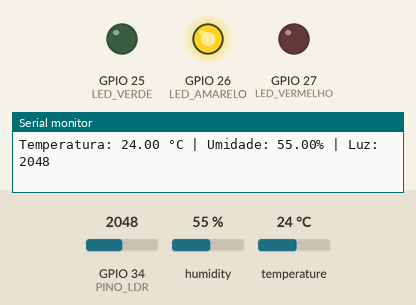
Simulated run of this sketch. Board: ESP32. Shown: output pins drawn as LEDs (lit = HIGH), the last lines printed to the serial monitor. Inputs (shaded band) come from the test bench; at power-on: humidity 55 %, temperature 24 °C, GPIO 34 (PINO_LDR) = 2048.

Above: at 2.8 s.
2.9 s: humidity set to 41 %
5.6 s: humidity set to 38 %
At 6.4 s:
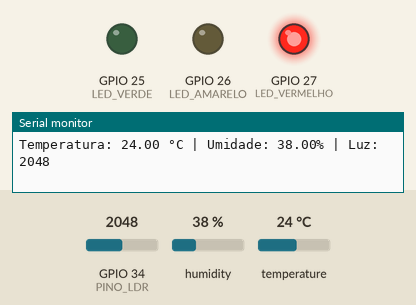
8.3 s: humidity set to 40 %
At 11.1 s:
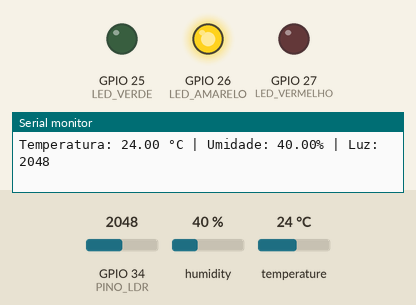
11.5 s: temperature set to 22.5 °C
At 12.8 s:
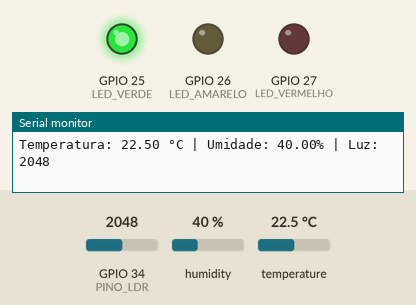
14.2 s: humidity set to 22 %
At 16.3 s:
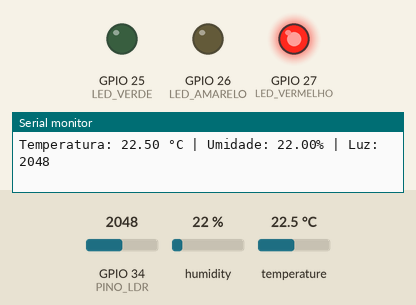
Timing chart, 0 to 17.8 s (numbered marks = the images above; inputs shaded):
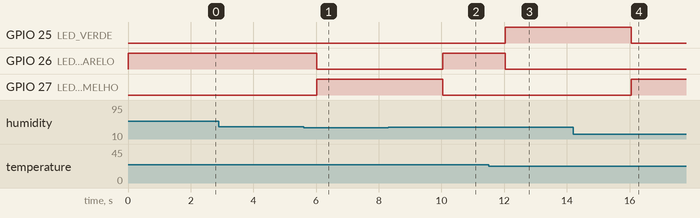

The sketch:

smartdesk.ino
```cpp
/*
  Projeto: SmartDesk — Monitoramento de Ambiente de Trabalho
  Descrição: Monitora temperatura, umidade e luminosidade, acendendo LEDs
              para indicar se o ambiente está confortável, de atenção ou ruim.
  Integrantes:
    - Breno Henrique Bortoloti (RM562856)
    - Pedro Cunha Coutinho (RM562191)
    - Pedro Henrique dos Santos (RM564188)
  Disciplina: Edge Computing & Computer Systems — FIAP 2025
*/

#include <DHT.h>

// As bibliotecas que seriam usadas em um ambiente real seriam:
// #include <WiFi.h>
// #include <PubSubClient.h>  // Para MQTT
// ou, para HTTP:
// #include <HTTPClient.h>

// ----- Configuração de Rede (Simulada) -----
// const char* ssid = "RedeWiFi";
// const char* password = "SenhaWiFi";
// const char* mqtt_server = "broker.hivemq.com";


// Definindo os pinos dos componentes
#define PINO_DHT 15
#define TIPO_DHT DHT22
#define PINO_LDR 34
#define LED_VERDE 25
#define LED_AMARELO 26
#define LED_VERMELHO 27

// Criando o sensor DHT
DHT sensorDHT(PINO_DHT, TIPO_DHT);

void setup() {
  Serial.begin(115200); // Inicia o monitor serial
  sensorDHT.begin(); // Inicia o sensor de temperatura e umidade

  // Define os pinos dos LEDs como saída
  pinMode(LED_VERDE, OUTPUT);
  pinMode(LED_AMARELO, OUTPUT);
  pinMode(LED_VERMELHO, OUTPUT);

  Serial.println("Sistema SmartDesk iniciado!");

  // ----- Conexão Wi-Fi (Simulada) -----
  // Serial.println("Conectando ao Wi-Fi...");
  // WiFi.begin(ssid, password);
  // while (WiFi.status() != WL_CONNECTED) {
  //   delay(500);
  //   Serial.print(".");
  // }
  // Serial.println("\nWi-Fi conectado!");

  // ----- Configuração MQTT (Simulada) -----
  // client.setServer(mqtt_server, 1883);
  // client.connect("SmartDeskClient");
}

void loop() {
  // Lê os dados do sensor DHT
  float temperatura = sensorDHT.readTemperature();
  float umidade = sensorDHT.readHumidity();
  int luz = analogRead(PINO_LDR);

  // Mostra os dados no monitor serial
  Serial.print("Temperatura: ");
  Serial.print(temperatura);
  Serial.print(" °C | Umidade: ");
  Serial.print(umidade);
  Serial.print("% | Luz: ");
  Serial.println(luz);

    // ----- Envio MQTT / HTTP (Simulado) -----
  // Aqui o ESP32 enviaria os dados para a nuvem.
  // Exemplo via MQTT:
  // String payload = String("{\"temperatura\":") + temperatura +
  //                 ",\"umidade\":" + umidade +
  //                 ",\"luz\":" + luz + "}";
  // client.publish("smartdesk/dados", payload.c_str());

  // Exemplo via HTTP:
  // HTTPClient http;
  // http.begin("https://api.smartdesk.io/data");
  // http.addHeader("Content-Type", "application/json");
  // int httpResponseCode = http.POST(payload);
  // http.end();


  // Lógica para acender os LEDs de acordo com as condições do ambiente
  if (temperatura > 26 || umidade < 40 || luz < 500) {
    // Ambiente ruim
    digitalWrite(LED_VERMELHO, HIGH);
    digitalWrite(LED_AMARELO, LOW);
    digitalWrite(LED_VERDE, LOW);
  }
  else if (temperatura > 23 || luz < 800) {
    // Ambiente mais ou menos
    digitalWrite(LED_AMARELO, HIGH);
    digitalWrite(LED_VERMELHO, LOW);
    digitalWrite(LED_VERDE, LOW);
  }
  else {
    // Ambiente ideal
    digitalWrite(LED_VERDE, HIGH);
    digitalWrite(LED_AMARELO, LOW);
    digitalWrite(LED_VERMELHO, LOW);
  }

  delay(2000); // Espera 2 segundos antes de fazer nova leitura
}

// ----- Observação -----
// Este projeto foi desenvolvido e testado no simulador Wokwi.
// O envio MQTT/HTTP está descrito apenas de forma conceitual,
// já que o ambiente de simulação não permite comunicação real com a internet.
// Em um dispositivo físico, bastaria descomentar os blocos de código
// e configurar as credenciais corretas.
```

Measured:
- the behaviour switches between 40 and 39 % on humidity (found by bisection; images 0 and 1)
- the behaviour switches between 23.1 and 23 °C on temperature (found by bisection; images 2 and 3)
- after the input at 5.6 s, GPIO 26 (LED_AMARELO): HIGH → LOW after 0.42 s; GPIO 27 (LED_VERMELHO): LOW → HIGH after 0.42 s
- after the input at 8.3 s, GPIO 26 (LED_AMARELO): LOW → HIGH after 1.7 s; GPIO 27 (LED_VERMELHO): HIGH → LOW after 1.7 s
- after the input at 11.5 s, GPIO 25 (LED_VERDE): LOW → HIGH after 0.54 s; GPIO 26 (LED_AMARELO): HIGH → LOW after 0.54 s
- after the input at 14.2 s, GPIO 25 (LED_VERDE): HIGH → LOW after 1.9 s; GPIO 27 (LED_VERMELHO): LOW → HIGH after 1.9 s
